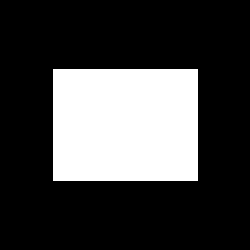
#> input picture HW2/img/square.tif, 250 x 250 px, found by its file name
$ python script.py   (older library calls are emulated)
#> lines starting #> are read from the running program, lines starting #| are printed output that depends on the picture; after the words box and inside, x2 and y2 are one past the last pixel; in counts of white or black regions, pixels touching at a corner belong together
### HW2/hw2_functions.py
import numpy as np
import cv2
import matplotlib.pyplot as plt

global frameCount
frameCount = 1

# [5 lines left out: function writeMorphingVideo, not called in this run]


def createMorphSequence (im1, im1_pts, im2, im2_pts, t_list, transformType):
    global frameCount
    frameCount = 1

    I = np.identity(3)
    if transformType:
        T12 = findProjectiveTransform(im1_pts, im2_pts)
        T21 = findProjectiveTransform(im2_pts, im1_pts)
    else:
        T12 = findAffineTransform(im1_pts, im2_pts)
        T21 = findAffineTransform(im2_pts, im1_pts)
    ims = []
    for t in t_list:
        nim1 = mapImage(im1, (t*T12 + (1-t)*I), im1.shape)
        nim2 = mapImage(im2, ((1-t)*T21 + t*I), im2.shape)
        nim = nim1*(1-t) + t*nim2
        nim = np.round(nim)
        nim = nim.astype(np.uint8)
        nim = cv2.cvtColor(nim, cv2.COLOR_BGR2GRAY)
        ims.append(nim)

        print("frame {}".format(frameCount))
        frameCount += 1

    return ims


def mapImage(im, T, sizeOutIm):
    im_new = np.zeros(sizeOutIm)
    im = cv2.cvtColor(im, cv2.COLOR_BGR2GRAY)
    # create meshgrid of all coordinates in new image [x,y]
    xx, yy = np.meshgrid(range(sizeOutIm[0]), range(sizeOutIm[1]))
    xx = xx.ravel()
    yy = yy.ravel()
    xy = np.vstack((xx, yy))
    homcoord = np.full((1, xy.shape[1]), 1, dtype=np.float)

    # add homogenous coord [x,y,1]
    xy1 = np.vstack((xy, homcoord))
    # calculate source coordinates that correspond to [x,y,1] in new image
    res = np.matmul(np.linalg.pinv(T), xy1)
    res[0] = np.divide(res[0], res[2])
    res[1] = np.divide(res[1], res[2])
    res[2] = np.divide(res[2], res[2])

    # find coordinates outside range and delete (in source and target)
    res = res.transpose()
    xy = xy.transpose()

    out1 = np.where((res[:, 0] >= sizeOutIm[0]-1) | (res[:, 0] < 0))[0]
    res = np.delete(res, out1, axis=0)
    xy = np.delete(xy, out1, axis=0)

    out2 = np.where((res[:, 1] >= sizeOutIm[1]-1) | (res[:, 1] < 0))[0]
    res = np.delete(res, out2, axis=0)
    xy = np.delete(xy, out2, axis=0)

    res = res.transpose()
    xy = xy.transpose()

    # interpolate - bilinear
    X = res[1]
    Y = res[0]
    x_left = (np.floor(X)).astype(np.int)
    x_right = (np.ceil(X)).astype(np.int)
    y_top = (np.floor(Y)).astype(np.int)
    y_bottom = (np.ceil(Y)).astype(np.int)
    upper_left = im[x_left, y_top]
    upper_right = im[x_right, y_top]
    bottom_left = im[x_left, y_bottom]
    bottom_right = im[x_right, y_bottom]
    deltaX = X - x_left
    deltaY = Y - y_top

    S = bottom_right * deltaX + bottom_left * (1 - deltaX)
    N = upper_right * deltaX + upper_left * (1 - deltaX)
    V = N * deltaY + S * (1 - deltaY)

    for i in range(xy.shape[1]):
        im_new[xy[1][i]][xy[0][i]] = V[i]

    return im_new.astype(np.uint8)

def findProjectiveTransform(pointsSet1, pointsSet2):
    N = pointsSet1.shape[0]
    xtag = np.delete(pointsSet2, 2, 1)
    xtag = xtag.reshape(2 * N, 1)
    X = np.full((2 * N, 8), 0, dtype=np.float)

    j = 0
    # iterate over points to create x , x'
    for i in range(0, 2 * N, 2):
        X[i][0] = pointsSet1[j][0]
        X[i][1] = pointsSet1[j][1]
        X[i][4] = 1
        X[i][6] = -pointsSet1[j][0] * xtag[i][0]
        X[i][7] = -pointsSet1[j][1] * xtag[i][0]

        X[i + 1][2] = pointsSet1[j][0]
        X[i + 1][3] = pointsSet1[j][1]
        X[i + 1][5] = 1
        X[i + 1][6] = -pointsSet1[j][0] * xtag[i + 1][0]
        X[i + 1][7] = -pointsSet1[j][1] * xtag[i + 1][0]

        j += 1

    # calculate T - be careful of order when reshaping it
    T = np.matmul(np.linalg.pinv(X), xtag)
    T = T.reshape(8, 1)
    newrow = [1]
    T = np.vstack([T, newrow])
    T = T.reshape(3, 3)
    c = T[0][2]
    T[0][2] = T[1][1]
    T[1][1] = T[1][0]
    T[1][0] = c

    return T


def findAffineTransform(pointsSet1, pointsSet2):
    N = pointsSet1.shape[0]
    xtag = np.delete(pointsSet2, 2, 1)
    xtag = xtag.reshape(2*N, 1)
    X = np.full((2*N, 6), 0, dtype=np.float)

    j = 0
    # iterate over points to create x , x'
    for i in range(0, 2*N, 2):
        X[i][0] = pointsSet1[j][0]
        X[i][1] = pointsSet1[j][1]
        X[i][4] = 1
        X[i+1][2] = pointsSet1[j][0]
        X[i+1][3] = pointsSet1[j][1]
        X[i+1][5] = 1
        j += 1

    # calculate T - be careful of order when reshaping it
    T = np.matmul(np.linalg.pinv(X), xtag)
    T = T.reshape(2, 3)
    c = T[0][2]
    T[0][2] = T[1][1]
    T[1][1] = T[1][0]
    T[1][0] = c
    newrow = [0, 0, 1]
    T = np.vstack([T, newrow])

    return T


# [25 lines left out: function getImagePts, not called in this run]

### HW2/script.py
import matplotlib.pyplot as plt
from hw2_functions import *
################################################################
#211705538
#318156171
################################################################
#A
################################################################
path_image = r'FaceImages\Face4.tif'
Face4 = cv2.imread(path_image)
path_image = r'FaceImages\Face5.tif'
Face5 = cv2.imread(path_image)
#getImagePts(Face4, Face5, "Face4Pts", "Face5Pts", 36)
imagePts1 = np.load("Face4Pts.npy")
#> (reads HW2/Face4Pts.npy from the repository)
imagePts2 = np.load("Face5Pts.npy")
#> (reads HW2/Face5Pts.npy from the repository)
#writeMorphingVideo(createMorphSequence(Face4, imagePts1, Face5, imagePts2, np.linspace(0, 1, 200), 0), "Face45Aff")
#writeMorphingVideo(createMorphSequence(Face4, imagePts1, Face5, imagePts2, np.linspace(0, 1, 200), 1), "Face45Proj")

###############################################################
#B
###############################################################
path_image = r'img\square.tif'
square = cv2.imread(path_image)
#> square is the input picture: shape (250, 250, 3); 26% white; 1 white region, box (x1, y1, x2, y2) and area: (53, 69, 198, 181) 16240
path_image = r'img\poly.tif'
poly = cv2.imread(path_image)
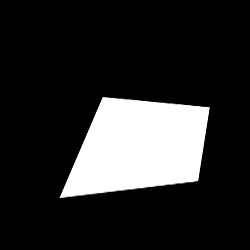
#> input picture HW2/img/poly.tif, 250 x 250 px, found by its file name
#> poly is the input picture: shape (250, 250, 3); min 0, max 255, mean 43.5

imagePts1 = np.load("sqrPts.npy")
#> (reads HW2/sqrPts.npy from the repository)
imagePts2 = np.load("polyPts.npy")
#> (reads HW2/polyPts.npy from the repository)

#Convert square to poly
bAff = createMorphSequence(square, imagePts1, poly, imagePts2, [0.4], 0)[0]
#> the loop in createMorphSequence, `for t in t_list:` made 1 pass
#> pass 1, in createMorphSequence, `nim1 = mapImage(im1, (t*T12 + (1-t)*I), im1.shape)`:
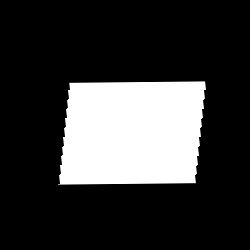
#> nim1: shape (250, 250, 3); min 0, max 255, mean 56.5
#> pass 1, in createMorphSequence, `nim2 = mapImage(im2, ((1-t)*T21 + t*I), im2.shape)`:
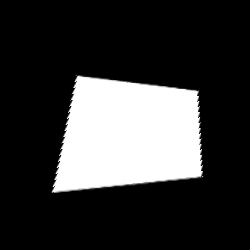
#> nim2: shape (250, 250, 3); min 0, max 255, mean 56
#> after the loop in createMorphSequence, `for t in t_list:`: frameCount = 2; ims = 1 item
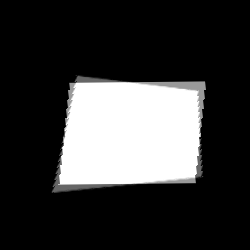
#> bAff: shape (250, 250); min 0, max 255, mean 56.3
bProj = createMorphSequence(square, imagePts1, poly, imagePts2, [0.4], 1)[0]
#> the loop in createMorphSequence (call 2), `for t in t_list:` made 1 pass
#> pass 1, in createMorphSequence (call 2), `nim2 = mapImage(im2, ((1-t)*T21 + t*I), im2.shape)`:
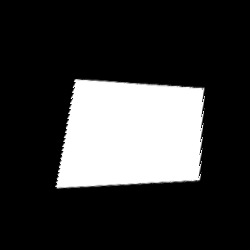
#> nim2: shape (250, 250, 3); min 0, max 255, mean 56
#> after the loop in createMorphSequence (call 2), `for t in t_list:`: frameCount = 2

plt.figure()
plt.subplot(1, 2, 1)
plt.imshow(bAff, cmap='gray', vmin=0, vmax=255)
plt.title("Affine")
plt.subplot(1, 2, 2)
plt.imshow(bProj, cmap='gray', vmin=0, vmax=255)
plt.title("Projective")
plt.show()


################################
#C
################################
#C_i_###########################
path_image = r'FaceImages\Face3.tif'
Face3 = cv2.imread(path_image)
path_image = r'FaceImages\Face4.tif'
Face4 = cv2.imread(path_image)

#getImagePts(Face3, Face4, "Ci1low", "Ci2low", 3)
Ci1lowPts = np.load("Ci1low.npy")
Ci2lowPts = np.load("Ci2low.npy")

#getImagePts(Face3, Face4, "Ci1high", "Ci2high", 12)
Ci1highPts = np.load("Ci1high.npy")
Ci2highPts = np.load("Ci2high.npy")

CiLow = createMorphSequence(Face3, Ci1lowPts, Face4, Ci2lowPts, [0.5], 1)[0]
#> after the loop in createMorphSequence, `for t in t_list:`: frameCount = 1; ims = []
#> (the run stopped early here; a loop or call above may not have finished)
